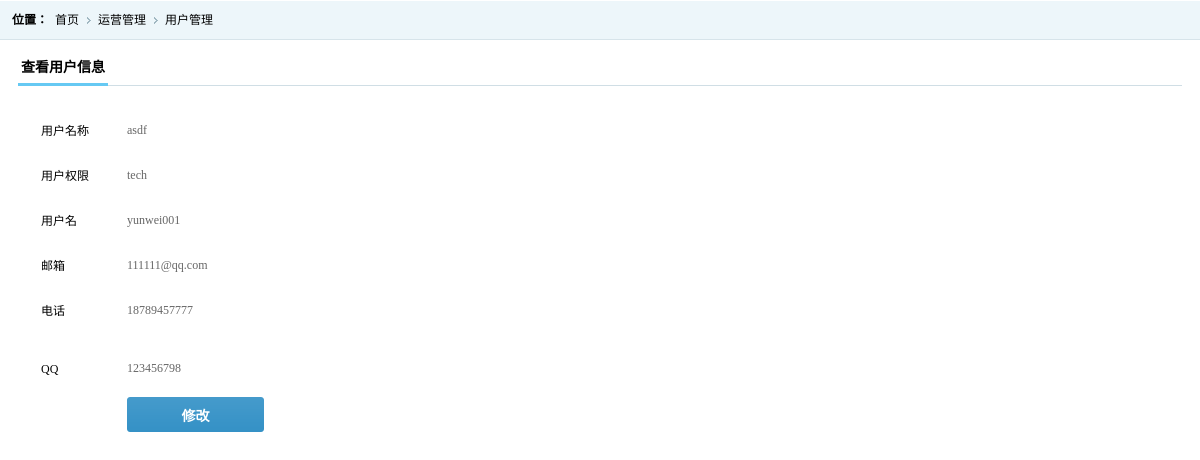
The page /manage_user/view_user/16 on the database its author committed.
### tables this page shows
CREATE TABLE `user` (
  `col_id` int(11) unsigned NOT NULL AUTO_INCREMENT,
  `col_name` char(50) DEFAULT NULL COMMENT '真实姓名',
  `col_nickname` char(50) NOT NULL COMMENT '昵称',
  `col_sex` enum('男','女') DEFAULT NULL COMMENT '性别',
  `col_imageurl` varchar(100) DEFAULT NULL COMMENT '照片URL',
  `col_mail` char(50) DEFAULT NULL COMMENT '邮箱',
  `col_call` char(50) DEFAULT NULL COMMENT '移动电话',
  `col_qq` char(50) DEFAULT NULL COMMENT 'QQ号',
  `col_winxin` char(50) DEFAULT NULL COMMENT '微信号',
  `col_passwd` char(50) DEFAULT NULL COMMENT '密码',
  `col_role` enum('user','author','cm','tech','admin') DEFAULT 'user' COMMENT '角色（用户、作者、客服、运维、管理员）',
  `col_rank` tinyint(4) DEFAULT NULL COMMENT '级别（不同级别有不用的优惠）',
  `col_cardtype` char(50) DEFAULT NULL COMMENT '证件类型',
  `col_card` char(50) DEFAULT NULL COMMENT '身份证号',
  `col_card_url` varchar(100) DEFAULT NULL COMMENT '身份证照片URL',
  `col_alipay` char(50) DEFAULT NULL COMMENT '支付宝账号（提现用)',
  `col_bank` char(50) DEFAULT NULL COMMENT '银行名称（提现用)',
  `col_subbank` char(100) DEFAULT NULL COMMENT '开户支行',
  `col_banknum` char(50) DEFAULT NULL COMMENT '银行卡号',
  `col_balance` decimal(10,2) DEFAULT NULL COMMENT '账户余额',
  `col_cmid` int(11) DEFAULT NULL COMMENT '专属客服(customer manager)',
  `col_datetime` datetime DEFAULT NULL COMMENT '注册日期',
  `col_spec_id` int(11) unsigned DEFAULT NULL,
  `col_valid` enum('Y','N') DEFAULT NULL COMMENT '是否已经注销',
  PRIMARY KEY (`col_id`,`col_nickname`),
  KEY `FK_user_user_res_spec` (`col_spec_id`),
  CONSTRAINT `FK_user_user_res_spec` FOREIGN KEY (`col_spec_id`) REFERENCES `user_res_spec` (`col_id`) ON DELETE CASCADE ON UPDATE CASCADE
);

### application/controllers/Manage_user.php (called while the page is built, shortened)
<?php
class Manage_user extends CI_Controller {
   private $_data;
   public function __construct(){
       $this->load->library(array('session','form_validation','common','auth'));
       $this->load->helper(array('form','url'));
       $this->_data['user_info']=$this->session->userdata();
   }
   public function view_user(){
       $user_id=$this->uri->segment(3);
       if(is_numeric($user_id)){
           $this->load->model('user_mdl');
           $this->_data['user']=$this->user_mdl->get_user_by_id($user_id);
           if($this->_data['user']){
               $this->load->view('view_user',$this->_data);
           }else{
               show_404();
           }
       }else{
           show_404();
       }
   }
}

### index.php (called while the page is built, shortened)
<?php
require_once BASEPATH.'core/CodeIgniter.php';

### application/models/User_mdl.php (called while the page is built, shortened)
<?php
class User_mdl extends CI_Model {
	public function get_user_by_id($uid) {
		$data = array();
		$this->db->select('*')->from(self::TABLE)->where('col_id', $uid)->limit(1);
		$query = $this->db->get();
		if($query->num_rows() == 1)
		{
			$data = $query->row_array();
		}
		return $data;
	}
}

### application/views/view_user.php (the view, shortened to what this page needs)
<!DOCTYPE html PUBLIC '-//W3C//DTD XHTML 1.0 Transitional//EN' 'http://www.w3.org/TR/xhtml1/DTD/xhtml1-transitional.dtd'>
<html xmlns='http://www.w3.org/1999/xhtml'>
<head>
<link href='<?php echo base_url()?>css/style.css' rel='stylesheet' type='text/css' />
</head>
<body>
<div class='place'> <span>位置：</span>
  <ul class='placeul'>
    <li><a href='#'>首页</a></li>
    <li><a href='#'>运营管理</a></li>
    <li><a href='#'>用户管理</a></li>
  </ul>
</div>
<div class='formbody'>
  <div class='formtitle'><span>查看用户信息</span></div>
  <ul class='forminfo'>
    <li>
      <label>用户名称</label>
      <span class='form_infor'><?php echo $user['col_name']?></span></li>
    <li>
      <label>用户权限</label>
      <span class='form_infor'><?php echo $user['col_role']?></span></li>
    <li>
      <label>用户名</label>
      <span class='form_infor'><?php echo $user['col_nickname']?></span></li>
    <li>
      <label>邮箱</label>
      <span class='form_infor'><?php echo $user['col_mail']?></span></li>
    <li>
      <label>电话</label>
      <span class='form_infor'><?php echo $user['col_call']?></span></li>
    <li>
     <li>
      <label>QQ</label>
      <span class='form_infor'><?php echo $user['col_qq']?></span></li>
    <li>
      <label>&nbsp;</label>
     <a href='<?php echo base_url("manage_user/update_user/".$user['col_id'])?>' target='rightFrame'><input name='' type='button' class='btn' value='修改' /></a>
    </li>
  </ul>
</div>
</body>
</html>

### css/style.css (style rules this page uses)
* { font-size:9pt;border:0;margin:0;padding:0; }
body { font-family:'微软雅黑'; margin:0 auto;min-width:980px; }
ul { display:block;margin:0;padding:0;list-style:none; }
li { display:block;margin:0;padding:0;list-style: none; }
dl,dt,dd,span { margin:0;padding:0;display:block; }
a,a:focus { text-decoration:none;color:#000;outline:none;blr:expression(this.onFocus=this.blur()); }
.place { height:40px; background:url(../images/righttop.gif) repeat-x; }
.place span { line-height:40px; font-weight:bold;float:left; margin-left:12px; }
.placeul li { float:left; line-height:40px; padding-left:7px; padding-right:12px; background:url(../images/rlist.gif) no-repeat right; }
.placeul li:last-child { background:none; }
.formbody { padding:10px 18px; }
.formtitle { border-bottom:solid 1px #d0dee5; line-height:35px; position:relative; height:35px; margin-bottom:28px; }
.formtitle span { font-weight:bold;font-size:14px; border-bottom:solid 3px #66c9f3;float:left; position:absolute; z-index:100; bottom:-1px; padding:0 3px; height:30px; line-height:30px; }
.forminfo { padding-left:23px; }
.forminfo li { margin-bottom:13px; clear:both; }
.forminfo li label { width:86px;line-height:34px; display:block; float:left; }
.btn { width:137px;height:35px; background:url(../images/btnbg.png) no-repeat; font-size:14px;font-weight:bold;color:#fff; cursor:pointer; }
.form_infor,.form_text { line-height:32px; color:#666; }

### rows shown on the page
user: col_name "asdf", col_role "tech", col_nickname "yunwei001", col_mail "111111@qq.com", col_call "18789457777", col_qq "123456798"
